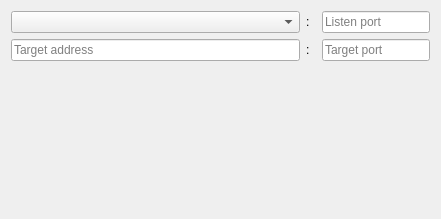
<?xml version="1.0" encoding="UTF-8"?>
<ui version="4.0">
 <class>ConnectionWidget</class>
 <widget class="QWidget" name="ConnectionWidget">
  <property name="geometry">
   <rect>
    <x>0</x>
    <y>0</y>
    <width>441</width>
    <height>219</height>
   </rect>
  </property>
  <property name="sizePolicy">
   <sizepolicy hsizetype="MinimumExpanding" vsizetype="MinimumExpanding">
    <horstretch>0</horstretch>
    <verstretch>0</verstretch>
   </sizepolicy>
  </property>
  <property name="windowTitle">
   <string>Form</string>
  </property>
  <layout class="QGridLayout" name="gridLayout">
   <item row="0" column="0">
    <widget class="LocalAddressEntry" name="comboBoxLocalAddress">
     <property name="sizePolicy">
      <sizepolicy hsizetype="Expanding" vsizetype="Fixed">
       <horstretch>0</horstretch>
       <verstretch>0</verstretch>
      </sizepolicy>
     </property>
    </widget>
   </item>
   <item row="0" column="1">
    <widget class="QLabel" name="label_4">
     <property name="text">
      <string>:</string>
     </property>
    </widget>
   </item>
   <item row="2" column="0" colspan="5">
    <widget class="TryToggle" name="tryToggleListen" native="true">
     <property name="sizePolicy">
      <sizepolicy hsizetype="Expanding" vsizetype="MinimumExpanding">
       <horstretch>0</horstretch>
       <verstretch>0</verstretch>
      </sizepolicy>
     </property>
     <property name="minimumSize">
      <size>
       <width>10</width>
       <height>10</height>
      </size>
     </property>
    </widget>
   </item>
   <item row="0" column="3" colspan="2">
    <widget class="TextEntry" name="lineEditLocalPort">
     <property name="sizePolicy">
      <sizepolicy hsizetype="MinimumExpanding" vsizetype="Fixed">
       <horstretch>0</horstretch>
       <verstretch>0</verstretch>
      </sizepolicy>
     </property>
     <property name="maxLength">
      <number>6</number>
     </property>
     <property name="placeholderText">
      <string>Listen port</string>
     </property>
    </widget>
   </item>
   <item row="1" column="0">
    <widget class="TextEntry" name="lineEditTargetAddress">
     <property name="placeholderText">
      <string>Target address</string>
     </property>
    </widget>
   </item>
   <item row="1" column="1">
    <widget class="QLabel" name="label_2">
     <property name="text">
      <string>:</string>
     </property>
    </widget>
   </item>
   <item row="1" column="3" colspan="2">
    <widget class="TextEntry" name="lineEditTargetPort">
     <property name="sizePolicy">
      <sizepolicy hsizetype="MinimumExpanding" vsizetype="Fixed">
       <horstretch>0</horstretch>
       <verstretch>0</verstretch>
      </sizepolicy>
     </property>
     <property name="maxLength">
      <number>6</number>
     </property>
     <property name="placeholderText">
      <string>Target port</string>
     </property>
    </widget>
   </item>
  </layout>
 </widget>
 <customwidgets>
  <customwidget>
   <class>TryToggle</class>
   <extends>QWidget</extends>
   <header>widgets/TryToggle.hpp</header>
   <container>1</container>
  </customwidget>
  <customwidget>
   <class>TextEntry</class>
   <extends>QLineEdit</extends>
   <header>widgets/TextEntry.hpp</header>
  </customwidget>
  <customwidget>
   <class>LocalAddressEntry</class>
   <extends>QComboBox</extends>
   <header>widgets/LocalAddressEntry.hpp</header>
  </customwidget>
 </customwidgets>
 <resources/>
 <connections/>
</ui>
